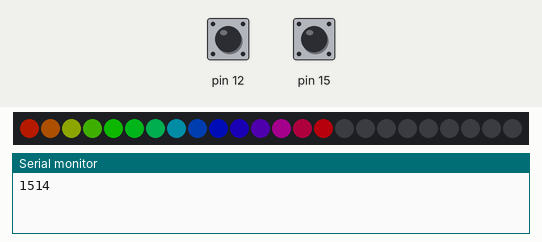
Bench run of a sketch on a simulated Arduino Uno, built with avr-gcc and run on an emulated ATmega328P. Parts: 24 RGB LEDs in strip order, left to right, the last lines printed to the serial monitor. The inputs (shaded band) are chosen by the test bench; at power-on: pin 12 HIGH, pin 15 HIGH. Dim RGB values are drawn brighter than linear; the local clock reads 2024-03-15 10:24:30 at power-on unless the sketch sets it.

Above: at 1.23 s.
1.3 s: pin 12 pulled LOW for 0.15 s
2.0 s: pin 15 pulled LOW for 1 s
At 2.95 s:
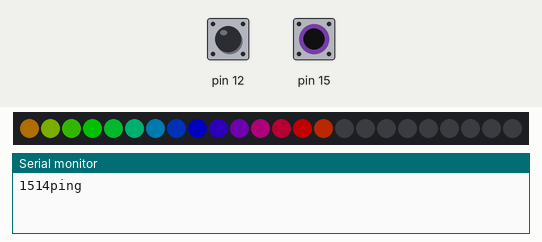
3.6 s: pin 15 pulled LOW for 0.15 s
At 4.18 s:
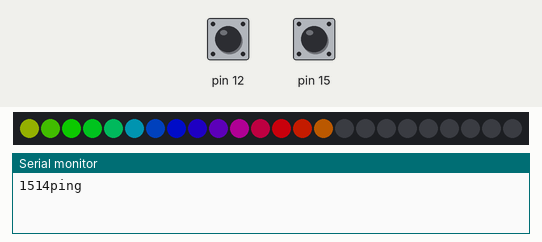
4.3 s: pin 12 pulled LOW for 0.15 s
At 4.99 s:
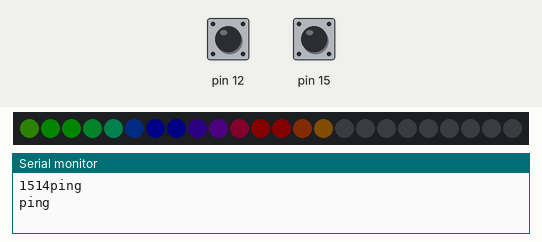
5.0 s: pin 15 pulled LOW for 3.2 s
At 5.6 s:
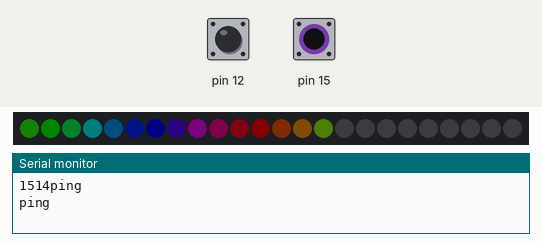
8.8 s: pin 12 pulled LOW for 1 s
At 9.8 s:
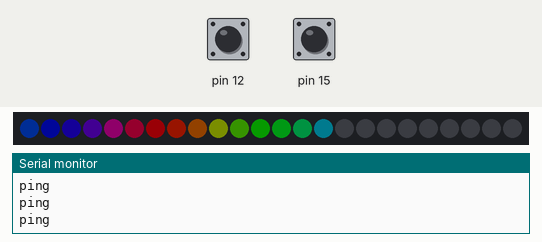

The sketch:

TannenbaumV2.ino
```cpp
#include <Wire.h>
#include "DS3231.h"
#include <WS2812FX.h>
#define LED_COUNT 24
#define LED_PIN 2   //D4 -> GPIO2
WS2812FX ws2812fx = WS2812FX(LED_COUNT, LED_PIN, NEO_GRB + NEO_KHZ800);

int day = 0;
int leds = 0;
int brightness = 50;
int speed1 = 21000;

RTClib RTC;

void setup () {
    Serial.begin(9600);
    Wire.begin();
    DateTime now = RTC.now();
    Serial.print(now.day(), DEC);
    day = now.day(), DEC;
    leds = day-1;
    if (leds > 24) {leds = 24;}
    Serial.print(leds);
    //LED Initialize
    ws2812fx.init();
    ws2812fx.setSegment(0, 0, leds, FX_MODE_RAINBOW_CYCLE, RED, speed1, false);
    ws2812fx.setBrightness(50);
    ws2812fx.start();
    pinMode(15, INPUT_PULLUP);
    pinMode(12, INPUT_PULLUP);
    }

void loop () {
    ws2812fx.service();
    if(digitalRead(15) == HIGH) {
      ws2812fx.setBrightness(brightness);
      brightness++;
      delay(50);
      if (brightness > 110) brightness=0;
    }
    if(digitalRead(12) == 0) {
      speed1 = speed1-5000;
      Serial.println("ping");
      ws2812fx.setSpeed(speed1);
      delay(100);
      if (speed1 < 0) speed1=21000;
    }


}
```
